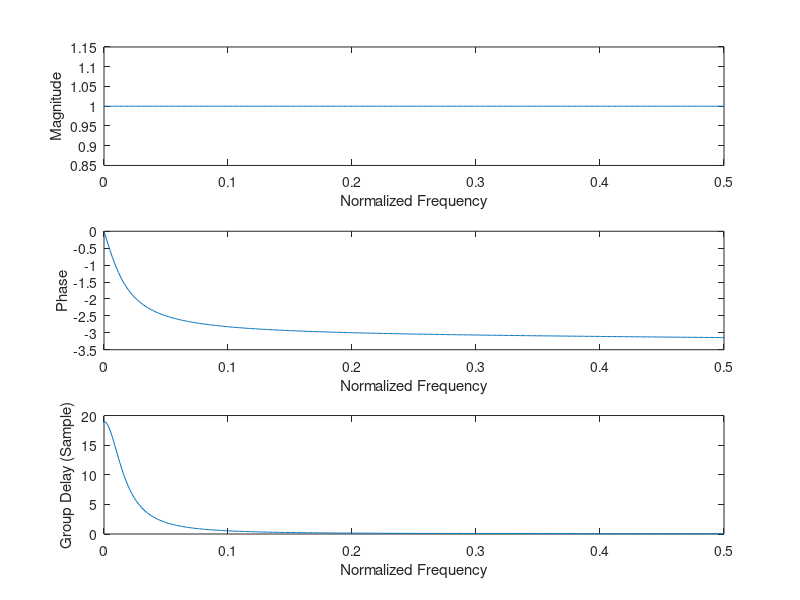

Write the MATLAB code that produced this figure.
alpha = -0.9;
b = [alpha, 1];
a = [1, alpha];
N = 1024;

h = freqz(b,a,N,'whole');

subplot(3,1,1)
plot((0:N/2)/N, abs(h(1:N/2+1)))
xlabel('Normalized Frequency')
ylabel('Magnitude')

subplot(3,1,2)
phase = unwrap(angle(h));
plot((0:N/2)/N, phase(1:N/2+1))
xlabel('Normalized Frequency')
ylabel('Phase')

subplot(3,1,3)
g = grpdelay(b, a, N, 'whole');  
plot((0:N/2)/N, g(1:N/2+1))
xlabel('Normalized Frequency')
ylabel('Group Delay (Sample)')
